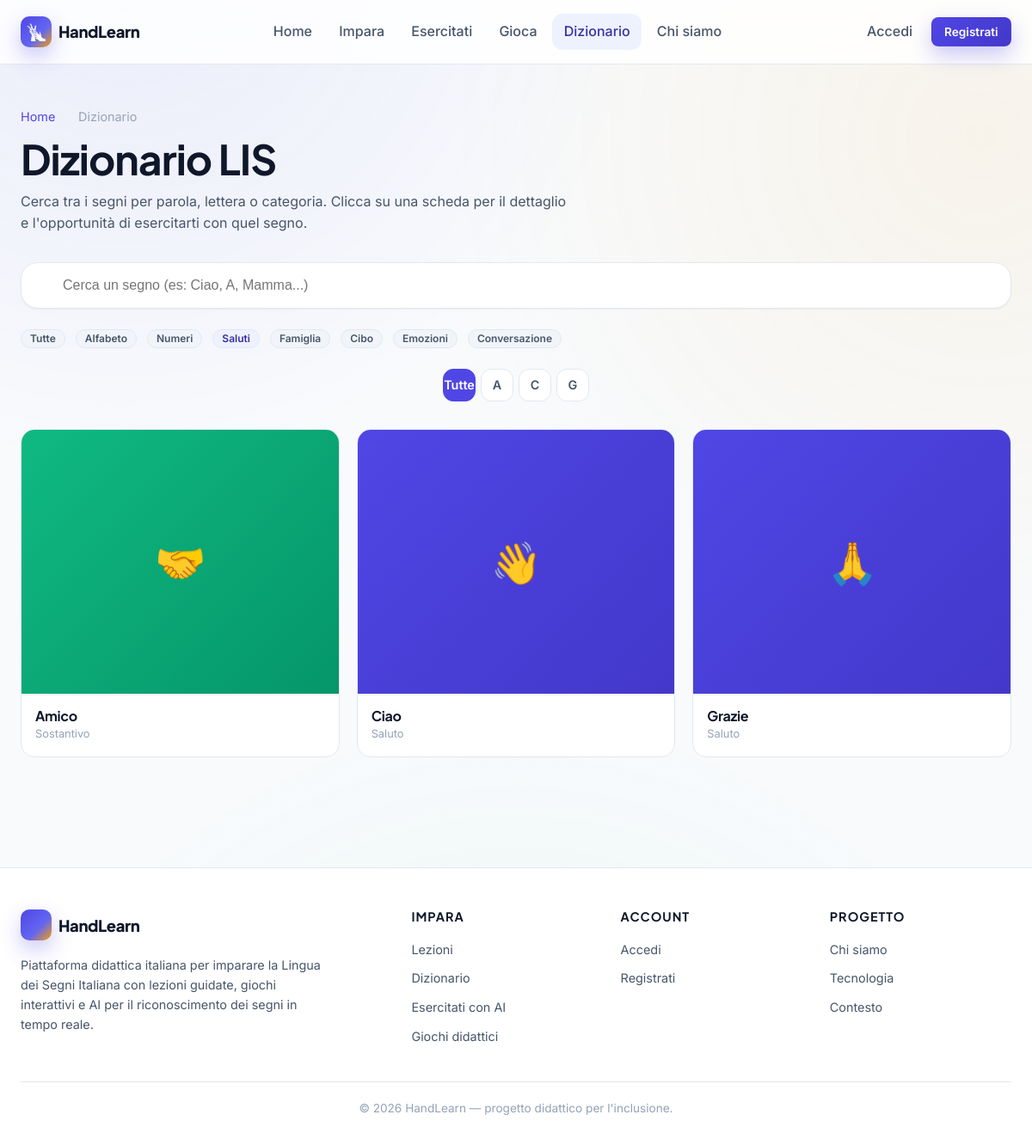
/dizionario.php?cat=saluti, run on the app's committed database.
### tables this page shows
CREATE TABLE IF NOT EXISTS categorie (
    id     INT AUTO_INCREMENT PRIMARY KEY,
    slug   VARCHAR(50) NOT NULL UNIQUE,
    nome   VARCHAR(80) NOT NULL,
    icona  VARCHAR(10) DEFAULT NULL
);

CREATE TABLE IF NOT EXISTS segni (
    id            INT AUTO_INCREMENT PRIMARY KEY,
    parola        VARCHAR(80) NOT NULL,
    tipo          VARCHAR(40) DEFAULT 'Sostantivo',
    descrizione   TEXT,
    immagine      VARCHAR(20) DEFAULT '🤟',
    categoria_id  INT DEFAULT NULL,
    livello       ENUM('principiante','intermedio','avanzato') DEFAULT 'principiante',
    FOREIGN KEY (categoria_id) REFERENCES categorie(id) ON DELETE SET NULL
);

### dizionario.php (the view, shortened to what this page needs)
<?php
require_once __DIR__ . '/includes/auth.php';
require_once __DIR__ . '/includes/components/sign_visual.php';
$q       = trim($_GET['q']    ?? '');
$catSlug = trim($_GET['cat']  ?? '');
$where  = [];
$params = [];
$types  = '';
if ($catSlug !== '') {
    $where[]  = 'c.slug = ?';
    $params[] = $catSlug; $types .= 's';
}
$sql = 'SELECT s1.*, c.nome AS categoria, c.slug AS cat_slug
        FROM segni s1
        INNER JOIN (
            SELECT MIN(id) as id
            FROM segni
            GROUP BY LOWER(parola)
        ) s2 ON s1.id = s2.id
        LEFT JOIN categorie c ON c.id = s1.categoria_id';
if ($where) $sql .= ' WHERE ' . implode(' AND ', $where);
$sql .= ' ORDER BY s1.parola';
if ($params) {
    $stmt = $conn->prepare($sql);
    $stmt->bind_param($types, ...$params);
    $stmt->execute();
    $segni = $stmt->get_result()->fetch_all(MYSQLI_ASSOC);
} else {
    $segni = $conn->query($sql)->fetch_all(MYSQLI_ASSOC);
}
$lettere = [];
foreach ($segni as $s) {
    $lettere[strtoupper($s['parola'][0] ?? '')] = true;
}
ksort($lettere);
$categorie = $conn->query('SELECT id, slug, nome FROM categorie ORDER BY id')->fetch_all(MYSQLI_ASSOC);
include __DIR__ . '/includes/header.php';
?>
<section class="page-header">
    <div class="container">
        <nav class="breadcrumb">
            <a href="index.php">Home</a>
            <?= hl_icon('arrow-right', 12) ?>
            <span>Dizionario</span>
        </nav>
        <h1>Dizionario LIS</h1>
        <p>Cerca tra i segni per parola, lettera o categoria. Clicca su una scheda
           per il dettaglio e l'opportunità di esercitarti con quel segno.</p>
    </div>
</section>
<section class="section" style="padding-top:0;">
    <div class="container">
        <form method="GET" class="dict-search">
            <?= hl_icon('search', 22) ?>
            <input type="text" name="q" placeholder="Cerca un segno (es: Ciao, A, Mamma...)"
                   value="<?= htmlspecialchars($q) ?>"
                   data-dictionary-search autocomplete="off">
        </form>
        <div class="flex flex-wrap mb-6">
            <a href="dizionario.php" class="badge <?= $catSlug==='' ? 'badge-primary' : '' ?>">Tutte</a>
            <?php foreach ($categorie as $c): ?>
                <a href="dizionario.php?cat=<?= urlencode($c['slug']) ?>"
                   class="badge <?= $catSlug===$c['slug'] ? 'badge-primary' : '' ?>">
                    <?= htmlspecialchars($c['nome']) ?>
                </a>
            <?php endforeach; ?>
        </div>
        <div class="alphabet-nav">
            <a href="#" class="active" data-letter="all">Tutte</a>
            <?php foreach ($lettere as $L => $_): ?>
                <a href="#" data-letter="<?= htmlspecialchars($L) ?>"><?= htmlspecialchars($L) ?></a>
            <?php endforeach; ?>
        </div>
        <?php if (!$segni): ?>
            <div class="alert alert-info">
                <?= hl_icon('search', 22, 'alert-icon') ?>
                <span>Nessun segno trovato per "<?= htmlspecialchars($q) ?>". Prova un'altra parola o
                rimuovi i filtri.</span>
            </div>
        <?php else: ?>
            <div class="grid" style="grid-template-columns: repeat(auto-fit, minmax(180px, 1fr));">
                <?php foreach ($segni as $s):
                    $color = hl_pick_sign_color($s['parola']);
                ?>
                    <a href="segno.php?id=<?= (int)$s['id'] ?>"
                       class="word-card"
                       data-word="<?= htmlspecialchars($s['parola']) ?>">
                        <?= render_sign_visual($s['parola'], ['color' => $color, 'label' => false, 'icona' => $s['immagine']]) ?>
                        <div class="word-card-body">
                            <h3><?= htmlspecialchars($s['parola']) ?></h3>
                            <p><?= htmlspecialchars($s['tipo']) ?></p>
                        </div>
                    </a>
                <?php endforeach; ?>
            </div>
        <?php endif; ?>
    </div>
</section>
<?php include __DIR__ . '/includes/footer.php'; ?>

### includes/components/sign_visual.php (shortened to what this page needs)
<?php
if (!function_exists('hl_pick_sign_color')) {
    function hl_pick_sign_color(string $key): string {
        $palette = [
            'primary',
            'amber',
            'emerald',
            'sky',
            'violet',
            'pink',
            'rose'
        ];
        $hash = abs(crc32(strtolower($key)));
        return $palette[$hash % count($palette)];
    }
}
if (!function_exists('render_sign_visual')) {
    function render_sign_visual(string $name, array $opts = []): string {
        $size  = $opts['size']  ?? 'md';
        $color = $opts['color'] ?? hl_pick_sign_color($name);
        $label = $opts['label'] ?? true;
        $extra = '';
        $filename = trim($name) . '.png';
        $imagePath = 'assets/segni_immagini/' . $filename;
        $fullPath = __DIR__ . '/../../' . $imagePath;
        $html  = '<div class="sign sign-' . htmlspecialchars($color) . $extra . '">';
        if (isset($opts['icona']) && $opts['icona']) {
            $html .= '<h1 class="sign-image-wrapper">
                ' . htmlspecialchars($opts['icona']) . '
            </h1>';
        }
        $html .= '</div>';
        return $html;
    }
}
if (!function_exists('hl_icon')) {
    function hl_icon(string $name, int $size = 20, string $extra = ''): string {
        $stroke = '
            stroke="currentColor"
            stroke-width="2"
            stroke-linecap="round"
            stroke-linejoin="round"
            fill="none"
        ';
        $paths = [
            'book' =>
                '<path d="M4 19.5A2.5 2.5 0 0 1 6.5 17H20"/>
                 <path d="M6.5 2H20v20H6.5A2.5 2.5 0 0 1 4 19.5v-15A2.5 2.5 0 0 1 6.5 2z"/>',
            'gamepad' =>
                '<line x1="6" y1="11" x2="10" y2="11"/>
                 <line x1="8" y1="9" x2="8" y2="13"/>
                 <line x1="15" y1="12" x2="15.01" y2="12"/>
                 <line x1="18" y1="10" x2="18.01" y2="10"/>
                 <rect x="2" y="6" width="20" height="12" rx="2"/>',
            'target' =>
                '<circle cx="12" cy="12" r="10"/>
                 <circle cx="12" cy="12" r="6"/>
                 <circle cx="12" cy="12" r="2"/>',
            'home' =>
                '<path d="M3 12l9-9 9 9"/>
                 <path d="M5 10v10a1 1 0 0 0 1 1h3v-6h6v6h3a1 1 0 0 0 1-1V10"/>',
            'user' =>
                '<path d="M20 21v-2a4 4 0 0 0-4-4H8a4 4 0 0 0-4 4v2"/>
                 <circle cx="12" cy="7" r="4"/>',
            'check' =>
                '<polyline points="20 6 9 17 4 12"/>',
            'x' =>
                '<line x1="18" y1="6" x2="6" y2="18"/>
                 <line x1="6" y1="6" x2="18" y2="18"/>',
            'search' =>
                '<circle cx="11" cy="11" r="8"/>
                 <line x1="21" y1="21" x2="16.65" y2="16.65"/>',
            'heart' =>
                '<path d="M20.84 4.61a5.5 5.5 0 0 0-7.78 0L12 5.67l-1.06-1.06a5.5 5.5 0 0 0-7.78 7.78l1.06 1.06L12 21.23l7.78-7.78 1.06-1.06a5.5 5.5 0 0 0 0-7.78z"
                 fill="currentColor"
                 stroke="none"/>',
            'star' =>
                '<polygon points="12 2 15.09 8.26 22 9.27 17 14.14 18.18 21.02 12 17.77 5.82 21.02 7 14.14 2 9.27 8.91 8.26 12 2"
                 fill="currentColor"
                 stroke="none"/>',
            'menu' =>
                '<line x1="3" y1="12" x2="21" y2="12"/>
                 <line x1="3" y1="6" x2="21" y2="6"/>
                 <line x1="3" y1="18" x2="21" y2="18"/>',
            'camera' =>
                '<path d="M23 19a2 2 0 0 1-2 2H3a2 2 0 0 1-2-2V8a2 2 0 0 1 2-2h4l2-3h6l2 3h4a2 2 0 0 1 2 2z"/>
                 <circle cx="12" cy="13" r="4"/>',
            'mic' =>
                '<path d="M12 1a3 3 0 0 0-3 3v8a3 3 0 0 0 6 0V4a3 3 0 0 0-3-3z"/>
                 <path d="M19 10v2a7 7 0 0 1-14 0v-2"/>
                 <line x1="12" y1="19" x2="12" y2="23"/>',
        ];
        $svg = $paths[$name] ?? $paths['star'];
        $cls = $extra
            ? ' class="' . htmlspecialchars($extra) . '"'
            : '';
        return '
            <svg
                width="' . $size . '"
                height="' . $size . '"
                viewBox="0 0 24 24"
                ' . $stroke . '
                ' . $cls . '
            >
                ' . $svg . '
            </svg>
        ';
    }
}

### data on the page
categorie: nome "Alfabeto"
categorie: nome "Numeri"
categorie: nome "Saluti"
categorie: nome "Famiglia"
categorie: nome "Cibo"
categorie: nome "Emozioni"
categorie: nome "Conversazione"
segni: icona "🤝", parola "Amico", tipo "Sostantivo"
segni: icona "👋", parola "Ciao", tipo "Saluto"
segni: icona "🙏", parola "Grazie", tipo "Saluto"

### other printed values
$L "A"
$L "C"
$L "G"
